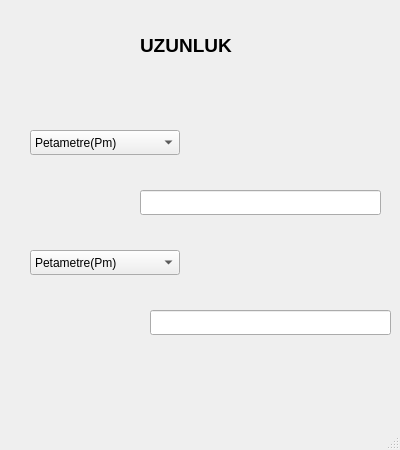
<?xml version="1.0" encoding="UTF-8"?>
<ui version="4.0">
 <class>MainWindow_uzunluk</class>
 <widget class="QMainWindow" name="MainWindow_uzunluk">
  <property name="geometry">
   <rect>
    <x>0</x>
    <y>0</y>
    <width>400</width>
    <height>450</height>
   </rect>
  </property>
  <property name="windowTitle">
   <string>UZUNLUK</string>
  </property>
  <widget class="QWidget" name="centralwidget">
   <widget class="QLabel" name="label">
    <property name="geometry">
     <rect>
      <x>140</x>
      <y>30</y>
      <width>121</width>
      <height>31</height>
     </rect>
    </property>
    <property name="font">
     <font>
      <pointsize>14</pointsize>
      <weight>75</weight>
      <bold>true</bold>
     </font>
    </property>
    <property name="text">
     <string>UZUNLUK</string>
    </property>
   </widget>
   <widget class="QComboBox" name="comboBox">
    <property name="geometry">
     <rect>
      <x>30</x>
      <y>130</y>
      <width>150</width>
      <height>25</height>
     </rect>
    </property>
    <item>
     <property name="text">
      <string>Petametre(Pm)</string>
     </property>
    </item>
    <item>
     <property name="text">
      <string>Terametre(Tm)</string>
     </property>
    </item>
    <item>
     <property name="text">
      <string>Gigametre(Gm)</string>
     </property>
    </item>
    <item>
     <property name="text">
      <string>Megametre(Mm)</string>
     </property>
    </item>
    <item>
     <property name="text">
      <string>Kilometre(Km)</string>
     </property>
    </item>
    <item>
     <property name="text">
      <string>Hektometre(Hm)</string>
     </property>
    </item>
    <item>
     <property name="text">
      <string>Dekametre(Dam)</string>
     </property>
    </item>
    <item>
     <property name="text">
      <string>Metre(m)</string>
     </property>
    </item>
    <item>
     <property name="text">
      <string>Desimetre(dm)</string>
     </property>
    </item>
    <item>
     <property name="text">
      <string>Santimetre(cm)</string>
     </property>
    </item>
    <item>
     <property name="text">
      <string>Milimetre(mm)</string>
     </property>
    </item>
    <item>
     <property name="text">
      <string>Mikrometre(µm)</string>
     </property>
    </item>
    <item>
     <property name="text">
      <string>Nanometre(nm)</string>
     </property>
    </item>
    <item>
     <property name="text">
      <string>Pikometre(pm)</string>
     </property>
    </item>
    <item>
     <property name="text">
      <string>Pika(pc)</string>
     </property>
    </item>
    <item>
     <property name="text">
      <string>Mil(mi)</string>
     </property>
    </item>
    <item>
     <property name="text">
      <string>Yarda(yd)</string>
     </property>
    </item>
    <item>
     <property name="text">
      <string>Feet(ft)</string>
     </property>
    </item>
    <item>
     <property name="text">
      <string>İnç(in)</string>
     </property>
    </item>
    <item>
     <property name="text">
      <string>Punto(pt)</string>
     </property>
    </item>
   </widget>
   <widget class="QLineEdit" name="lineEdit_3">
    <property name="geometry">
     <rect>
      <x>140</x>
      <y>190</y>
      <width>241</width>
      <height>25</height>
     </rect>
    </property>
   </widget>
   <widget class="QComboBox" name="comboBox_2">
    <property name="geometry">
     <rect>
      <x>30</x>
      <y>250</y>
      <width>150</width>
      <height>25</height>
     </rect>
    </property>
    <item>
     <property name="text">
      <string>Petametre(Pm)</string>
     </property>
    </item>
    <item>
     <property name="text">
      <string>Terametre(Tm)</string>
     </property>
    </item>
    <item>
     <property name="text">
      <string>Gigametre(Gm)</string>
     </property>
    </item>
    <item>
     <property name="text">
      <string>Megametre(Mm)</string>
     </property>
    </item>
    <item>
     <property name="text">
      <string>Kilometre(Km)</string>
     </property>
    </item>
    <item>
     <property name="text">
      <string>Hektometre(Hm)</string>
     </property>
    </item>
    <item>
     <property name="text">
      <string>Dekametre(Dam)</string>
     </property>
    </item>
    <item>
     <property name="text">
      <string>Metre(m)</string>
     </property>
    </item>
    <item>
     <property name="text">
      <string>Desimetre(dm)</string>
     </property>
    </item>
    <item>
     <property name="text">
      <string>Santimetre(cm)</string>
     </property>
    </item>
    <item>
     <property name="text">
      <string>Milimetre(mm)</string>
     </property>
    </item>
    <item>
     <property name="text">
      <string>Mikrometre(µm)</string>
     </property>
    </item>
    <item>
     <property name="text">
      <string>Nanometre(nm)</string>
     </property>
    </item>
    <item>
     <property name="text">
      <string>Pikometre(pm)</string>
     </property>
    </item>
    <item>
     <property name="text">
      <string>Pika(pc)</string>
     </property>
    </item>
    <item>
     <property name="text">
      <string>Mil(mi)</string>
     </property>
    </item>
    <item>
     <property name="text">
      <string>Yarda(yd)</string>
     </property>
    </item>
    <item>
     <property name="text">
      <string>Feet(ft)</string>
     </property>
    </item>
    <item>
     <property name="text">
      <string>İnç(in)</string>
     </property>
    </item>
    <item>
     <property name="text">
      <string>Punto(pt)</string>
     </property>
    </item>
   </widget>
   <widget class="QLineEdit" name="lineEdit_4">
    <property name="geometry">
     <rect>
      <x>150</x>
      <y>310</y>
      <width>241</width>
      <height>25</height>
     </rect>
    </property>
   </widget>
  </widget>
  <widget class="QMenuBar" name="menubar">
   <property name="geometry">
    <rect>
     <x>0</x>
     <y>0</y>
     <width>400</width>
     <height>26</height>
    </rect>
   </property>
  </widget>
  <widget class="QStatusBar" name="statusbar"/>
 </widget>
 <resources/>
 <connections/>
</ui>
